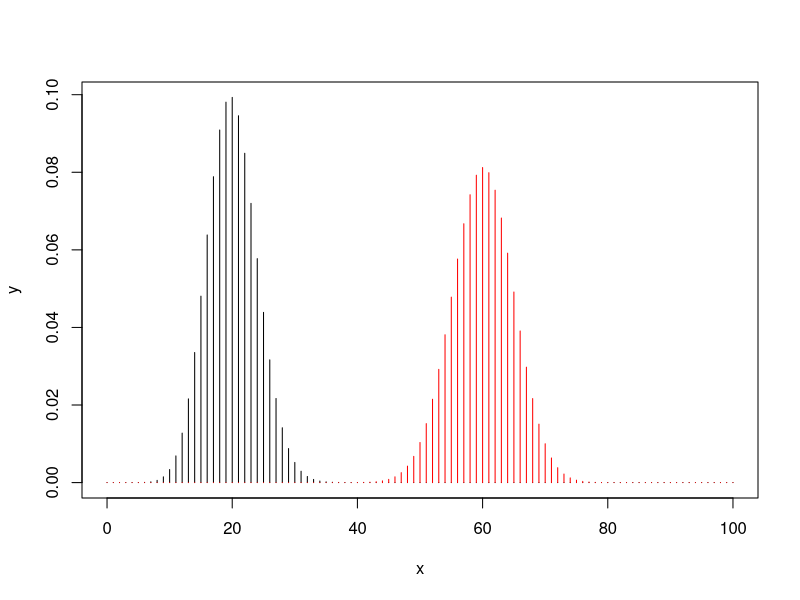
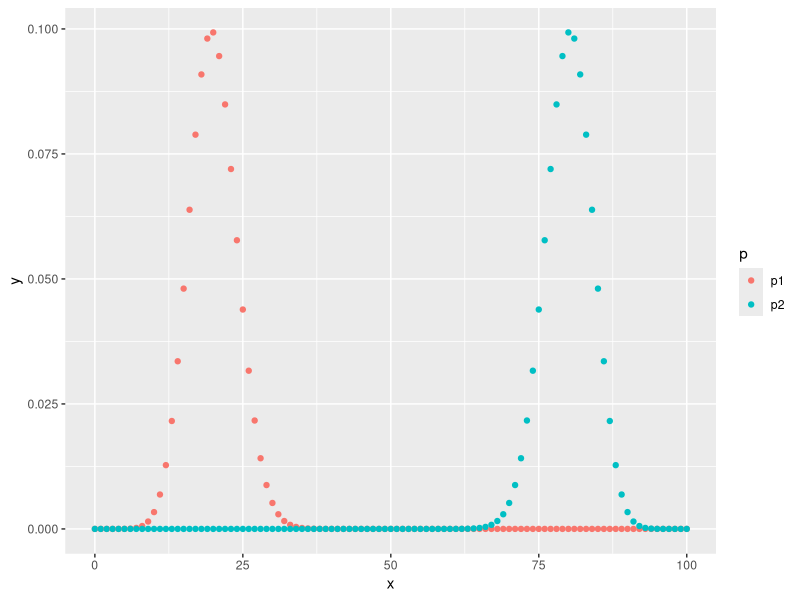
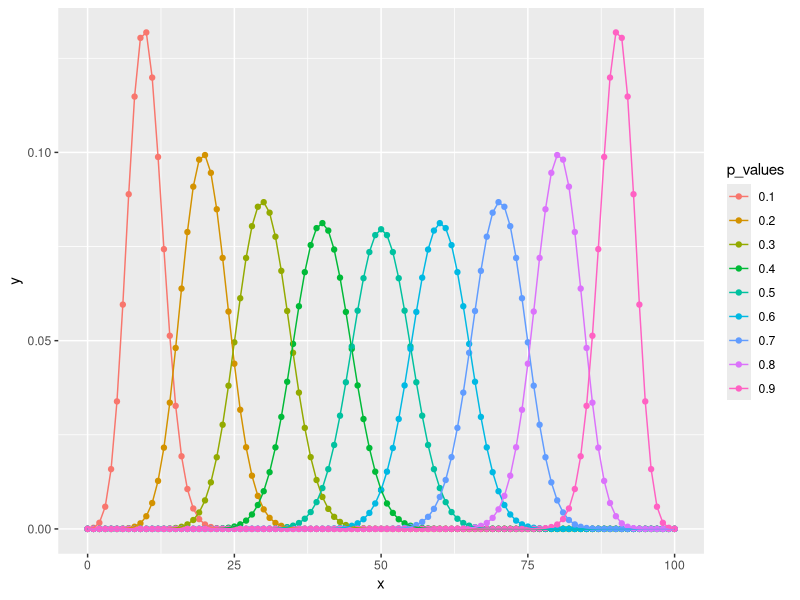
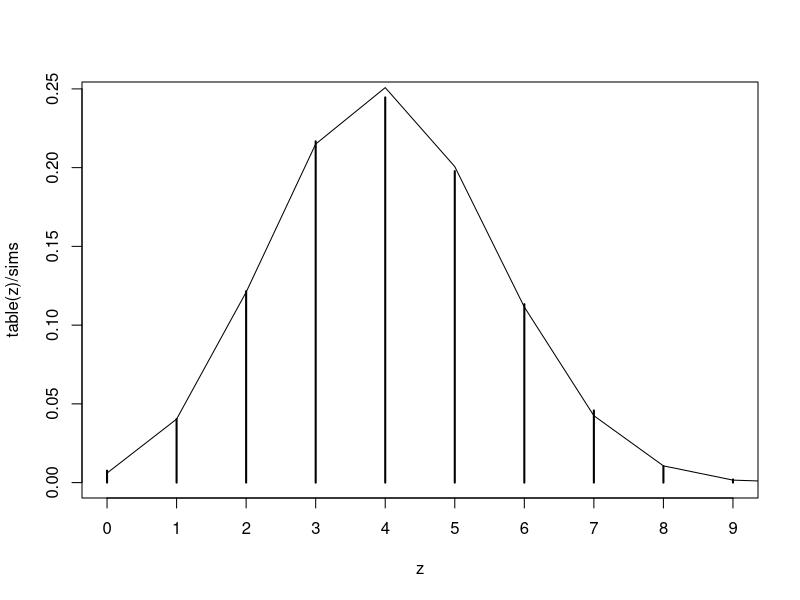

The R source for these figures, in order:
## ---- chunk 1
n <- 10
p <- 0.4
k <- 4

choose(n,k)*p^k*(1-p)^{n-k}
dbinom(k,n,p)
dbinom(c(4,5,6,7), n, p)
## ---- chunk 2
n <- 100
p <- 0.2
x <- 0:100
y <- dbinom(x, n, p)
plot(x,y, type = "h")
lines(x, dbinom(x,n,0.6), type = "h", col = "red")
## ---- chunk 3
n <- 100
x <- 0:n

p1 <- dbinom(x,n,0.2)
p2 <- dbinom(x,n,0.8)

df <- data.frame(x,p1,p2)
df
## ---- chunk 4
library(tidyverse)
## ---- chunk 5
df_long <- pivot_longer(df, cols = c("p1","p2"), names_to = "p", values_to = "y")
df_long
## ---- chunk 6
ggplot(df_long, aes(x,y, color = p) )+ geom_point()
## ---- chunk 7
n <- 100
values <- 1:9/10
x <- rep(0:100,9)

p <- rep(values, each = n + 1)

df <- data_frame(x,p)
## ---- chunk 8
df %>%
  mutate(y = dbinom(x, n, p), p_values = factor(p)) %>%
  ggplot(aes(x,y, color = p_values)) + geom_point() + geom_line()
## ---- chunk 9
n<-10
p<- 0.4

sims <- 10000

z <- rbinom(sims,n,p)

plot(table(z)/sims, type = "h")
lines(0:n, dbinom(0:n,n,p))
